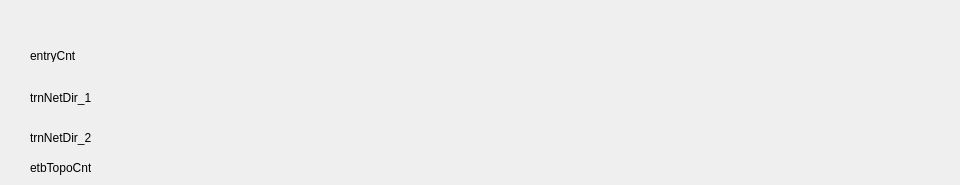
   <widget class="QWidget" name="tab_4">
    <attribute name="title">
     <string>107</string>
    </attribute>
    <widget class="QLabel" name="label_9">
     <property name="geometry">
      <rect>
       <x>30</x>
       <y>50</y>
       <width>54</width>
       <height>12</height>
      </rect>
     </property>
     <property name="text">
      <string>entryCnt</string>
     </property>
    </widget>
    <widget class="QLabel" name="entryCnt107">
     <property name="geometry">
      <rect>
       <x>110</x>
       <y>50</y>
       <width>391</width>
       <height>16</height>
      </rect>
     </property>
     <property name="text">
      <string/>
     </property>
    </widget>
    <widget class="QLabel" name="label_11">
     <property name="geometry">
      <rect>
       <x>30</x>
       <y>90</y>
       <width>71</width>
       <height>16</height>
      </rect>
     </property>
     <property name="text">
      <string>trnNetDir_1</string>
     </property>
    </widget>
    <widget class="QLabel" name="trnNetDir107_1">
     <property name="geometry">
      <rect>
       <x>110</x>
       <y>86</y>
       <width>841</width>
       <height>20</height>
      </rect>
     </property>
     <property name="text">
      <string/>
     </property>
    </widget>
    <widget class="QLabel" name="etbTopoCnt107">
     <property name="geometry">
      <rect>
       <x>110</x>
       <y>160</y>
       <width>391</width>
       <height>16</height>
      </rect>
     </property>
     <property name="text">
      <string/>
     </property>
    </widget>
    <widget class="QLabel" name="label_14">
     <property name="geometry">
      <rect>
       <x>30</x>
       <y>160</y>
       <width>61</width>
       <height>16</height>
      </rect>
     </property>
     <property name="text">
      <string>etbTopoCnt</string>
     </property>
    </widget>
    <widget class="QLabel" name="trnNetDir107_2">
     <property name="geometry">
      <rect>
       <x>110</x>
       <y>126</y>
       <width>841</width>
       <height>20</height>
      </rect>
     </property>
     <property name="text">
      <string/>
     </property>
    </widget>
    <widget class="QLabel" name="label_40">
     <property name="geometry">
      <rect>
       <x>30</x>
       <y>130</y>
       <width>71</width>
       <height>16</height>
      </rect>
     </property>
     <property name="text">
      <string>trnNetDir_2</string>
     </property>
    </widget>
   </widget>
